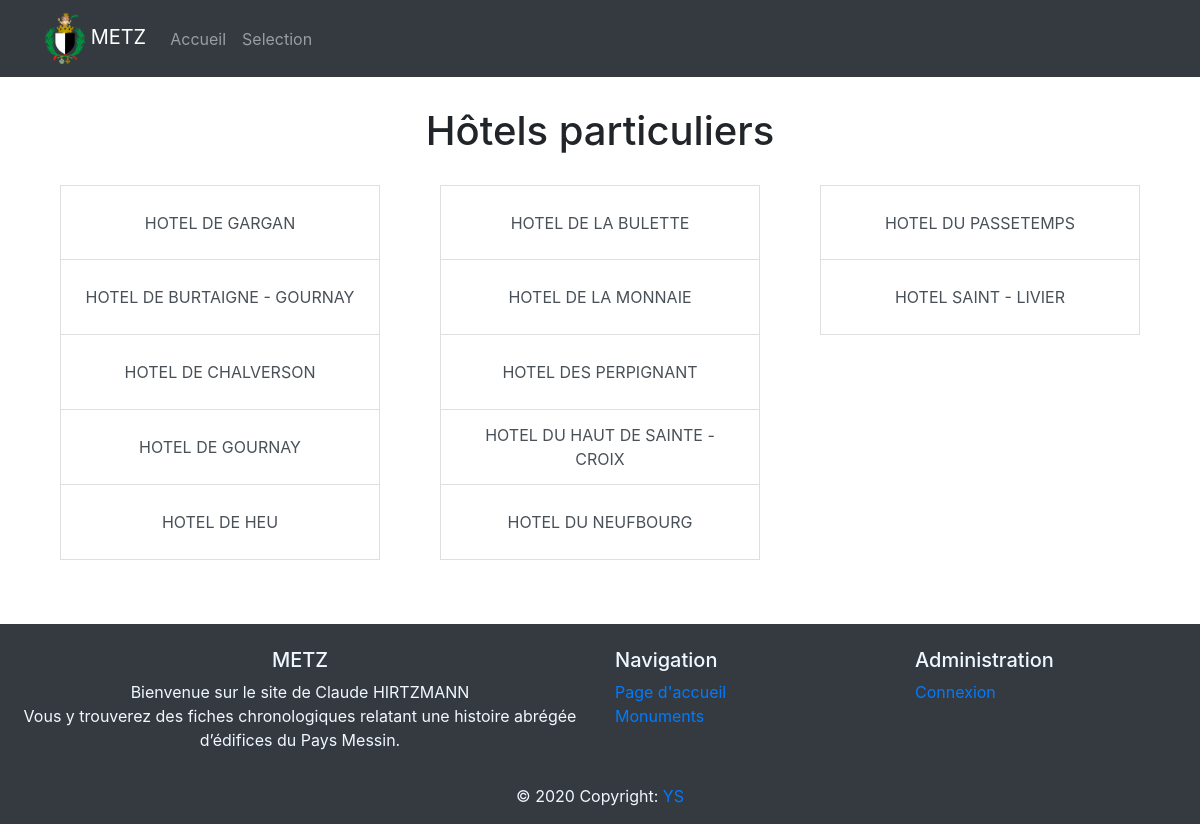
The page /selection/Hôtels_particuliers/ on the database its author committed.
### ville/models.py (models this page shows, shortened)
class Noms (models.Model):
    selection = models.CharField(choices=SELECTION, max_length=25)
    nom = models.CharField(max_length=120)
    slug = models.SlugField()
    verification = models.BooleanField(default=False)
    creation = models.DateTimeField(auto_now_add=True, auto_now=False)      # True / False
    updated = models.DateTimeField(auto_now_add=False, auto_now=True)

### ville/views.py (the view)
# urls.py: path("selection/<value>/", views.monument, name="monument" ),
def monument (request,value) :
    for a, b in SELECTION :
        if b == value :
            value = a
    monuments = Noms.objects.filter(selection=value)
    context = {
        "value" : value,
        "monuments" : monuments,
    }
    return render (request,'ville/monument.html', context)

### templates/ville/monument.html (shortened to what this page needs)
{% extends 'base.html' %}
{% load static%}
{% block content %}
<div class="container mt-3">
    <h1 style="text-align: center; margin: 30px 0; ">{{ value }}</h1>
    <div class="row">
        <div class="col-lg-4 col-md-6 mb-4">
            <div class="mb-3" style="height: 375px ;">
                <div class="container" style="text-align: center;">
                    {% for monument in monuments %}
                        <a href='{% url "detail" value monument.slug  %}' class="list-group-item list-group-item-action d-flex align-items-center justify-content-center " style="height: 75px;"> {{monument.nom}} </a>
                        {% if forloop.counter|divisibleby:"5"  %}
                            </div></div></div>
                                <div class="col-lg-4 col-md-6 mb-4">
                                    <div class="mb-3" style="height: 375px ;">
                                        <div class="container" style="text-align: center;">
                        {% endif %}
                    {% endfor %}
                </div>
            </div>
        </div>
    </div>
</div>
{% endblock %}

### rows shown on the page
Noms: nom "HOTEL DE GARGAN"
Noms: nom "HOTEL DE BURTAIGNE - GOURNAY"
Noms: nom "HOTEL DE CHALVERSON"
Noms: nom "HOTEL DE GOURNAY"
Noms: nom "HOTEL DE HEU"
Noms: nom "HOTEL DE LA BULETTE"
Noms: nom "HOTEL DE LA MONNAIE"
Noms: nom "HOTEL DES PERPIGNANT"
Noms: nom "HOTEL DU HAUT DE SAINTE - CROIX"
Noms: nom "HOTEL DU NEUFBOURG"
Noms: nom "HOTEL DU PASSETEMPS"
Noms: nom "HOTEL SAINT - LIVIER"

### other values the page prints
{{ value }} "Hôtels particuliers"
